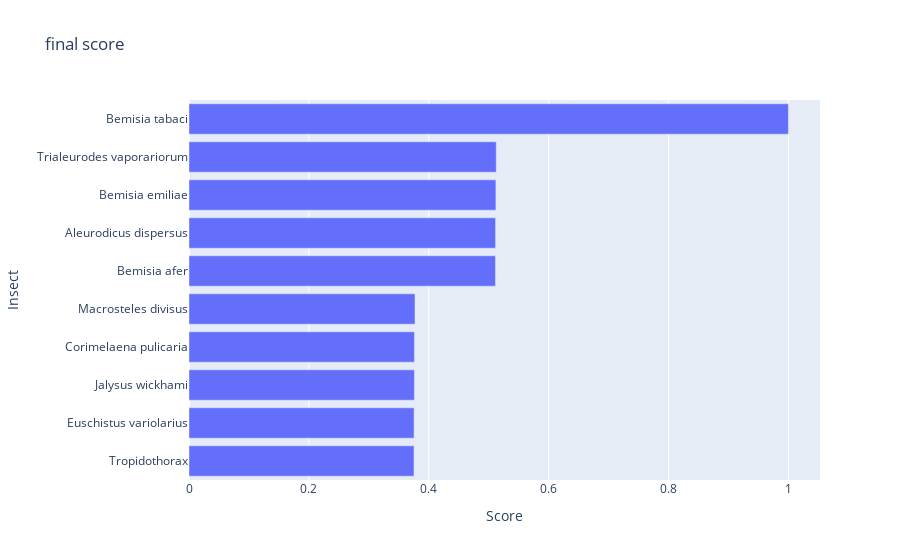

Notebook code for this chart:
### Code cell
import plotly.graph_objects as go

to_itter=data_to_count.sort_values('result',ascending=False).reset_index(drop=True)[:10]

label=[]
degree=[]
for index,data in to_itter.sort_values('result',ascending=True).reset_index(drop=True).iterrows():
    label.append(data.label)
    degree.append(data.result)

fig = go.Figure(data=go.Bar(
    x=degree,
    y=label,
    orientation='h'
))

fig.update_layout(
    title='final score',
    xaxis_title='Score',
    yaxis_title='Insect'
)

fig.show()

### Figure 1 — Plotly figure (JSON) as saved in the notebook; plotly's stock layout.template omitted (floating-point values rounded to 4 significant figures)
{"data": [{"orientation": "h", "type": "bar", "x": [0.3753, 0.3754, 0.376, 0.376, 0.377, 0.5113, 0.5114, 0.512, 0.5126, 1], "y": ["Tropidothorax", "Euschistus variolarius", "Jalysus wickhami", "Corimelaena pulicaria", "Macrosteles divisus", "Bemisia afer", "Aleurodicus dispersus", "Bemisia emiliae", "Trialeurodes vaporariorum", "Bemisia tabaci"]}], "layout": {"title": {"text": "final score"}, "xaxis": {"title": {"text": "Score"}}, "yaxis": {"title": {"text": "Insect"}}}}
